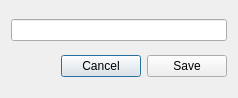
<?xml version="1.0" encoding="UTF-8"?>
<ui version="4.0">
 <class>setting</class>
 <widget class="QDialog" name="setting">
  <property name="geometry">
   <rect>
    <x>0</x>
    <y>0</y>
    <width>238</width>
    <height>98</height>
   </rect>
  </property>
  <property name="windowTitle">
   <string>Dialog</string>
  </property>
  <layout class="QGridLayout" name="gridLayout">
   <item row="0" column="0" colspan="2">
    <widget class="QLineEdit" name="lineEdit"/>
   </item>
   <item row="1" column="1">
    <layout class="QHBoxLayout" name="horizontalLayout">
     <item>
      <spacer name="horizontalSpacer">
       <property name="orientation">
        <enum>Qt::Horizontal</enum>
       </property>
       <property name="sizeHint" stdset="0">
        <size>
         <width>40</width>
         <height>20</height>
        </size>
       </property>
      </spacer>
     </item>
     <item>
      <widget class="QPushButton" name="cancel">
       <property name="text">
        <string>Cancel</string>
       </property>
      </widget>
     </item>
     <item>
      <widget class="QPushButton" name="save">
       <property name="text">
        <string>Save</string>
       </property>
      </widget>
     </item>
    </layout>
   </item>
  </layout>
 </widget>
 <resources/>
 <connections/>
</ui>
